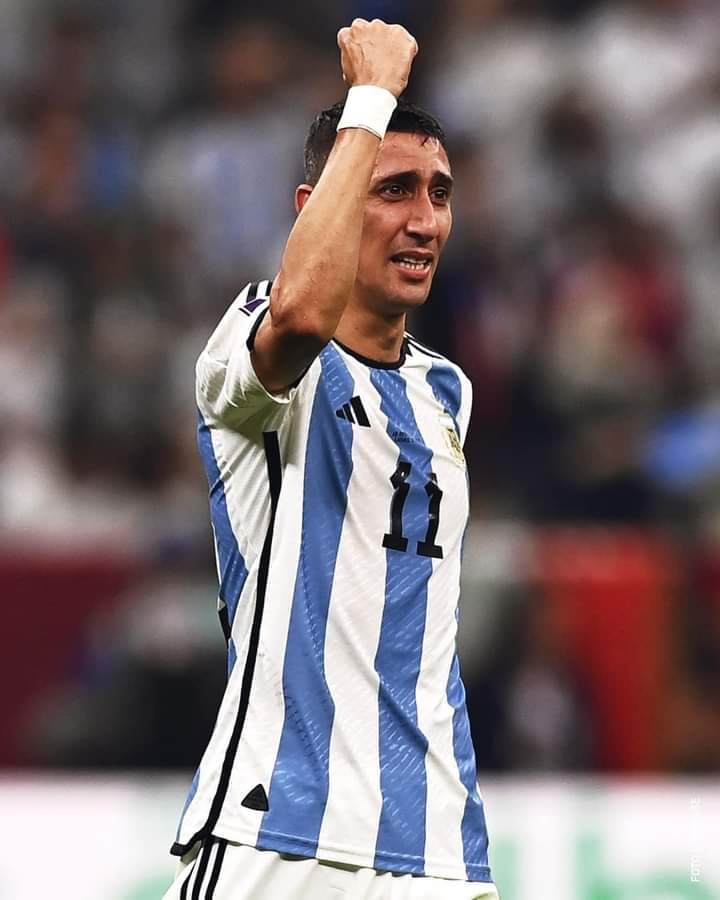
#> input picture Demaria.jpeg, 720 x 900 px
$ python -i utils.py   (imports and definitions only)
#> lines starting #> are read from the running program, lines starting #| are printed output that depends on the picture
import cv2
import numpy as np
from matplotlib import pyplot as plt
from PIL import Image as im


class Image:
    def __init__(self):
        self.magntiude = np.ones((300, 300))
        self.phase = np.ones((300, 300))
        self.image = False

    def uploadImages(self, path, size=(300, 300), grayScale=True):
#> called with path = '../Demaria.jpeg', size = (300, 300), grayScale = True
        self.image = cv2.imread(path)
#> self.image is the input picture: shape (900, 720, 3); mean B, G, R 111.8, 107.7, 119.8
        self.resize(size)
        if grayScale:
            self.grayScale()

    def resize(self, size):
#> called with size = (300, 300)
        self.image = image = cv2.resize(self.image, size)
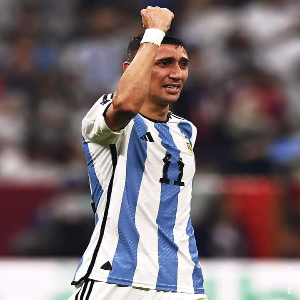
#> self.image: shape (300, 300, 3); mean B, G, R 111.9, 107.8, 119.9

    def grayScale(self):
        self.image = cv2.cvtColor(self.image, cv2.COLOR_BGR2GRAY)
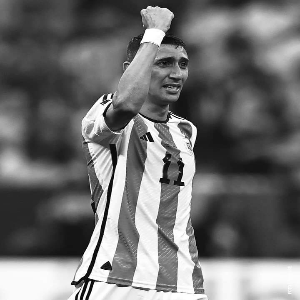
#> self.image: shape (300, 300); min 0, max 255, mean 111.9

    # [59 lines left out: functions applyFFTShift, saveMagnitudeImages, savePhaseImages, scale, fourierRectMasker, fourierEllpiseMasker, not called in this run]


class combine_img:
    def __init__(self):
        return

    # [47 lines left out: functions saveOutputImage, finalImageFormation, controller, not called in this run]

>>> result = Image().uploadImages('../Demaria.jpeg')
